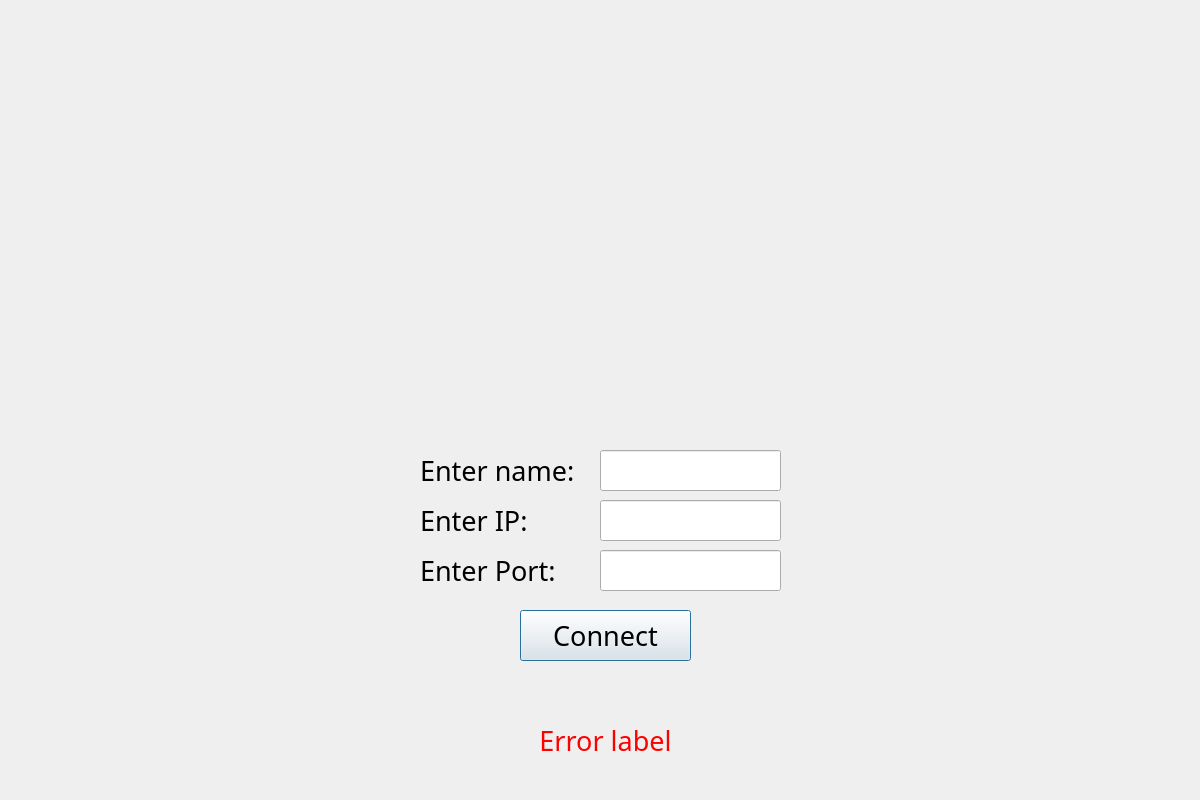
<?xml version="1.0" encoding="UTF-8"?>
<ui version="4.0">
 <class>Main</class>
 <widget class="QDialog" name="Main">
  <property name="geometry">
   <rect>
    <x>0</x>
    <y>0</y>
    <width>1200</width>
    <height>800</height>
   </rect>
  </property>
  <property name="windowTitle">
   <string>Dialog</string>
  </property>
  <widget class="QLabel" name="wallpaper">
   <property name="geometry">
    <rect>
     <x>0</x>
     <y>0</y>
     <width>1200</width>
     <height>800</height>
    </rect>
   </property>
   <property name="font">
    <font>
     <family>Sahadeva</family>
     <pointsize>25</pointsize>
     <weight>75</weight>
     <italic>true</italic>
     <bold>true</bold>
    </font>
   </property>
   <property name="text">
    <string/>
   </property>
   <property name="pixmap">
    <pixmap>../Images/background.jpg</pixmap>
   </property>
   <property name="scaledContents">
    <bool>true</bool>
   </property>
  </widget>
  <widget class="QLabel" name="logo">
   <property name="geometry">
    <rect>
     <x>450</x>
     <y>170</y>
     <width>300</width>
     <height>270</height>
    </rect>
   </property>
   <property name="font">
    <font>
     <pointsize>20</pointsize>
    </font>
   </property>
   <property name="text">
    <string/>
   </property>
   <property name="pixmap">
    <pixmap>../Images/logo.png</pixmap>
   </property>
   <property name="scaledContents">
    <bool>true</bool>
   </property>
  </widget>
  <widget class="QLabel" name="enterNameLabel">
   <property name="geometry">
    <rect>
     <x>420</x>
     <y>450</y>
     <width>161</width>
     <height>41</height>
    </rect>
   </property>
   <property name="font">
    <font>
     <family>Arial Rounded MT Bold</family>
     <pointsize>20</pointsize>
     <weight>50</weight>
     <italic>false</italic>
     <bold>false</bold>
    </font>
   </property>
   <property name="text">
    <string>Enter name:</string>
   </property>
  </widget>
  <widget class="QLineEdit" name="nameLabel">
   <property name="geometry">
    <rect>
     <x>600</x>
     <y>450</y>
     <width>181</width>
     <height>41</height>
    </rect>
   </property>
   <property name="font">
    <font>
     <family>Arial Rounded MT Bold</family>
     <pointsize>18</pointsize>
    </font>
   </property>
   <property name="text">
    <string/>
   </property>
  </widget>
  <widget class="QLineEdit" name="ipLabel">
   <property name="geometry">
    <rect>
     <x>600</x>
     <y>500</y>
     <width>181</width>
     <height>41</height>
    </rect>
   </property>
   <property name="font">
    <font>
     <family>Arial Rounded MT Bold</family>
     <pointsize>18</pointsize>
     <weight>50</weight>
     <italic>false</italic>
     <bold>false</bold>
    </font>
   </property>
   <property name="text">
    <string/>
   </property>
  </widget>
  <widget class="QLabel" name="enterNameLabel_2">
   <property name="geometry">
    <rect>
     <x>420</x>
     <y>500</y>
     <width>161</width>
     <height>41</height>
    </rect>
   </property>
   <property name="font">
    <font>
     <family>Arial Rounded MT Bold</family>
     <pointsize>20</pointsize>
     <weight>50</weight>
     <italic>false</italic>
     <bold>false</bold>
    </font>
   </property>
   <property name="text">
    <string>Enter IP:</string>
   </property>
  </widget>
  <widget class="QPushButton" name="connectButton">
   <property name="geometry">
    <rect>
     <x>520</x>
     <y>610</y>
     <width>171</width>
     <height>51</height>
    </rect>
   </property>
   <property name="font">
    <font>
     <family>Arial Rounded MT Bold</family>
     <pointsize>20</pointsize>
     <weight>50</weight>
     <italic>false</italic>
     <bold>false</bold>
    </font>
   </property>
   <property name="styleSheet">
    <string notr="true"/>
   </property>
   <property name="text">
    <string>Connect</string>
   </property>
  </widget>
  <widget class="QLabel" name="enterNameLabel_3">
   <property name="geometry">
    <rect>
     <x>420</x>
     <y>550</y>
     <width>161</width>
     <height>41</height>
    </rect>
   </property>
   <property name="font">
    <font>
     <family>Arial Rounded MT Bold</family>
     <pointsize>20</pointsize>
     <weight>50</weight>
     <italic>false</italic>
     <bold>false</bold>
    </font>
   </property>
   <property name="text">
    <string>Enter Port:</string>
   </property>
  </widget>
  <widget class="QLineEdit" name="portLabel">
   <property name="geometry">
    <rect>
     <x>600</x>
     <y>550</y>
     <width>181</width>
     <height>41</height>
    </rect>
   </property>
   <property name="font">
    <font>
     <family>Arial Rounded MT Bold</family>
     <pointsize>18</pointsize>
     <weight>50</weight>
     <italic>false</italic>
     <bold>false</bold>
    </font>
   </property>
   <property name="text">
    <string/>
   </property>
  </widget>
  <widget class="QLabel" name="errorLabel">
   <property name="geometry">
    <rect>
     <x>380</x>
     <y>720</y>
     <width>451</width>
     <height>41</height>
    </rect>
   </property>
   <property name="font">
    <font>
     <family>Arial Rounded MT Bold</family>
     <pointsize>20</pointsize>
     <weight>50</weight>
     <italic>false</italic>
     <bold>false</bold>
    </font>
   </property>
   <property name="styleSheet">
    <string notr="true">color: RED</string>
   </property>
   <property name="text">
    <string>Error label</string>
   </property>
   <property name="alignment">
    <set>Qt::AlignCenter</set>
   </property>
  </widget>
 </widget>
 <resources/>
 <connections/>
</ui>
